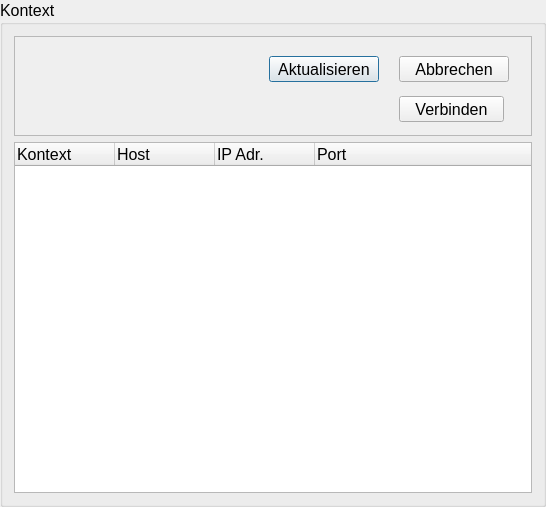
<?xml version='1.0' encoding='UTF-8'?>
<ui version="4.0" stdsetdef="1">
 <author/>
 <comment/>
 <exportmacro/>
 <class>ContextExplorer</class>
 <widget class="QDialog" name="ContextExplorer">
  <property name="geometry">
   <rect>
    <x>0</x>
    <y>0</y>
    <width>546</width>
    <height>507</height>
   </rect>
  </property>
  <property name="font">
   <font>
    <family>Arial</family>
    <pointsize>12</pointsize>
   </font>
  </property>
  <property name="windowTitle">
   <string>context explorer</string>
  </property>
  <layout class="QHBoxLayout">
   <property name="margin">
    <number>0</number>
   </property>
   <property name="spacing">
    <number>0</number>
   </property>
   <item>
    <widget class="CGroupBox" name="groupBox1">
     <property name="title">
      <string>Kontext</string>
     </property>
     <layout class="QVBoxLayout">
      <item>
       <layout class="QVBoxLayout">
        <item>
         <widget class="CFrame" name="frame4">
          <property name="sizePolicy">
           <sizepolicy>
            <hsizetype>5</hsizetype>
            <vsizetype>0</vsizetype>
            <horstretch>0</horstretch>
            <verstretch>0</verstretch>
           </sizepolicy>
          </property>
          <property name="minimumSize">
           <size>
            <width>0</width>
            <height>100</height>
           </size>
          </property>
          <property name="maximumSize">
           <size>
            <width>32767</width>
            <height>100</height>
           </size>
          </property>
          <widget class="QPushButton" name="RefreshBtn">
           <property name="geometry">
            <rect>
             <x>255</x>
             <y>20</y>
             <width>110</width>
             <height>26</height>
            </rect>
           </property>
           <property name="text">
            <string>Aktualisieren</string>
           </property>
           <property name="autoFillBackground">
            <bool>true</bool>
           </property>
          </widget>
          <widget class="QPushButton" name="CancelBtn">
           <property name="geometry">
            <rect>
             <x>385</x>
             <y>20</y>
             <width>110</width>
             <height>26</height>
            </rect>
           </property>
           <property name="text">
            <string>Abbrechen</string>
           </property>
           <property name="autoFillBackground">
            <bool>true</bool>
           </property>
          </widget>
          <widget class="QPushButton" name="ChoiceBtn">
           <property name="geometry">
            <rect>
             <x>385</x>
             <y>60</y>
             <width>105</width>
             <height>26</height>
            </rect>
           </property>
           <property name="text">
            <string>Verbinden</string>
           </property>
           <property name="autoFillBackground">
            <bool>true</bool>
           </property>
          </widget>
          <property name="autoFillBackground">
           <bool>true</bool>
          </property>
          <property name="frameShape">
           <enum>QFrame::StyledPanel</enum>
          </property>
          <property name="frameShadow">
           <enum>QFrame::Raised</enum>
          </property>
         </widget>
        </item>
        <item>
         <widget class="CListView" name="listView1">
          <column>
           <property name="text">
            <string>Kontext</string>
           </property>
           <property name="clickable">
            <bool>true</bool>
           </property>
           <property name="resizable">
            <bool>true</bool>
           </property>
          </column>
          <column>
           <property name="text">
            <string>Host</string>
           </property>
           <property name="clickable">
            <bool>true</bool>
           </property>
           <property name="resizable">
            <bool>true</bool>
           </property>
          </column>
          <column>
           <property name="text">
            <string>IP Adr.</string>
           </property>
           <property name="clickable">
            <bool>true</bool>
           </property>
           <property name="resizable">
            <bool>true</bool>
           </property>
          </column>
          <column>
           <property name="text">
            <string>Port</string>
           </property>
           <property name="clickable">
            <bool>true</bool>
           </property>
           <property name="resizable">
            <bool>true</bool>
           </property>
          </column>
          <property name="autoFillBackground">
           <bool>true</bool>
          </property>
         </widget>
        </item>
       </layout>
      </item>
     </layout>
     <property name="autoFillBackground">
      <bool>true</bool>
     </property>
    </widget>
   </item>
  </layout>
  <property name="autoFillBackground">
   <bool>true</bool>
  </property>
 </widget>
 <layoutdefault spacing="6" margin="11"/>
 <customwidgets>
  <customwidget>
   <class>CFrame</class>
   <extends>QFrame</extends>
   <header>CFrame.h</header>
   <container>1</container>
  </customwidget>
  <customwidget>
   <class>CGroupBox</class>
   <extends>QGroupBox</extends>
   <header>CGroupBox.h</header>
   <container>1</container>
  </customwidget>
  <customwidget>
   <class>CListView</class>
   <extends>QTreeWidget</extends>
   <header>CListView.h</header>
  </customwidget>
 </customwidgets>
 <includes>
  <include location="local">qt4port.h</include>
  <include location="local">CFrame.h</include>
  <include location="local">CGroupBox.h</include>
  <include location="local">CListView.h</include>
 </includes>
 <resources>
  <include location="../qresources/shacira.qrc"/>
 </resources>
</ui>
